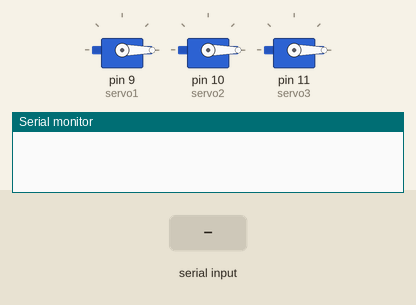
This sketch was run on a simulated Arduino Uno, built with avr-gcc and run on an emulated ATmega328P. Shown: 3 × servo, the last lines printed to the serial monitor. The test bench sets the inputs (shaded band).

Above: at 1.2 s.
1.3 s: "5\n" received over Serial
At 3.8 s:
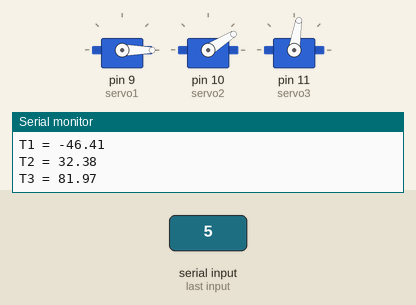
5.8 s: "0\n" received over Serial
At 8.1 s:
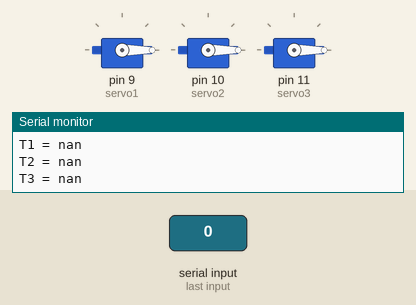
Timing chart, 0 to 9.6 s (numbered marks = the images above; inputs shaded):
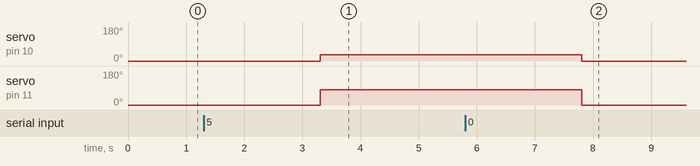

Measured:
- after the input at 1.3 s, servo on pin 10 (servo2): 0° → 32° after 2.0 s; servo on pin 11 (servo3): 0° → 81° after 2.0 s
- after the input at 5.8 s, servo on pin 10 (servo2): 32° → 0° after 2.0 s; servo on pin 11 (servo3): 81° → 0° after 2.0 s

The sketch:

Left-Back-Leg-Arduino.ino
```cpp
#include <Servo.h>
#include <math.h>

// Define servo objects
Servo servo1;  // Base servo
Servo servo2;  // Middle servo
Servo servo3;  // End servo

// Arm segment lengths
const float a1 = 4.5;
const float a2 = 6;
const float a3 = 5.4;

// Function to convert Cartesian coordinates to polar angle (0 to 2π)
float point_to_rad(float p1, float p2) {
  if (p1 > 0 && p2 >= 0) return atan(p2 / p1);
  else if (p1 == 0 && p2 >= 0) return PI / 2;
  else if (p1 < 0 && p2 >= 0) return -fabs(atan(p2 / p1)) + PI;
  else if (p1 < 0 && p2 < 0) return atan(p2 / p1) + PI;
  else if (p1 > 0 && p2 < 0) return -fabs(atan(p2 / p1)) + 2 * PI;
  else if (p1 == 0 && p2 < 0) return 3 * PI / 2;
  else return 3 * PI / 2;  // Edge case
}

// Inverse Kinematics with Rotation and Translation Matrices
void Inverse_kinematics(float x_centre, float y_centre, float z_centre) {

  float x = x_centre + 1;
  float y = y_centre;
  float z = z_centre + 8.5;
  float L = sqrt(x * x + y * y + z * z);

  if (L > (a1 + a2 + a3)) {
    Serial.println("Target is outside the workspace.");
    return;
  }

  float A = sqrt(x * x + y * y);
  float T1;

  Serial.println("Leg is left back");
  T1 = point_to_rad(x,y) - acos(a1/A);

  // Rotation and Translation Matrices
  float rot[4][4] = {
    { cos(-T1), -sin(-T1), 0, 0 },
    { sin(-T1), cos(-T1), 0, 0 },
    { 0, 0, 1, 0 },
    { 0, 0, 0, 1 }
  };

  float trans[4][4] = {
    { 1, 0, 0, -a1 * cos(T1) },
    { 0, 1, 0, -a1 * sin(T1) },
    { 0, 0, 1, 0 },
    { 0, 0, 0, 1 }
  };

  // Coordinate Matrix
  float actual_coord[4] = { x, y, z, 1 };
  float temp_coord[4] = { 0, 0, 0, 1 };
  float transformed_coord[4] = { 0, 0, 0, 1 };

  // Apply Transformation: temp = trans * actual
  for (int i = 0; i < 4; i++) {
    temp_coord[i] = 0;
    for (int j = 0; j < 4; j++) {
      temp_coord[i] += trans[i][j] * actual_coord[j];
    }
  }

  // Apply Rotation: transformed = rot * temp
  for (int i = 0; i < 4; i++) {
    transformed_coord[i] = 0;
    for (int j = 0; j < 4; j++) {
      transformed_coord[i] += rot[i][j] * temp_coord[j];
    }
  }

  float xdash = transformed_coord[0];
  float ydash = transformed_coord[1];
  float zdash = transformed_coord[2];

  // Calculate T2 and T3
  float B = sqrt(ydash * ydash + zdash * zdash);
  float alpha1 = point_to_rad(ydash, zdash);
  float k = (B * B + a2 * a2 - a3 * a3) / (2 * B * a2);
  if (k >1){
    k = k - 0.05 ;
  }
  Serial.println(k);
  float beta1 = acos(k);
  float T2 = alpha1 - beta1;
  float k2 = (a2 * a2 + a3 * a3 - B * B) / (2 * a2 * a3);
  if (k2 <1){
    k2 = k2 + 0.11;
  }
  Serial.println(k2);
  float beta2 = acos(k2);
  float T3 = PI - beta2;

  // Convert radians to degrees
  T1 = degrees(T1)-5;
  T2 = degrees(T2);
  T3 = degrees(T3)+6;

  Serial.print("T1 = ");
  Serial.println(T1);
  Serial.print("T2 = ");
  Serial.println(T2);
  Serial.print("T3 = ");
  Serial.println(T3);

  int angle1 = T1;
  int angle2 = T2;
  int angle3 = T3;

  // Move Servos
  servo1.write(angle1);
  servo2.write(angle2);
  servo3.write(angle3);
}

void setup() {
  Serial.begin(9600);

  // Attach servos to pins
  servo1.attach(9);
  servo2.attach(10);
  servo3.attach(11);
  servo1.write(0);
  servo2.write(0);
  servo3.write(0);
}


void loop() {
  if(Serial.available()){
    Serial.println("Enter X_centre: ");
    float x_centre = Serial.parseFloat();
    Serial.println(x_centre);
    while (Serial.available()) {  // Clear any leftover characters
            Serial.read();
        }
    Serial.println("Enter Y_centre: ");
    float y_centre = Serial.parseFloat();
    Serial.println(y_centre);
    while (Serial.available()) {  // Clear any leftover characters
            Serial.read();
        }
    Serial.println("Enter Z_centre: ");
    float z_centre = Serial.parseFloat();
    Serial.println(z_centre);
    while (Serial.available()) {  // Clear any leftover characters
            Serial.read();
        }

    Inverse_kinematics(x_centre,y_centre,z_centre);
};

}
```
